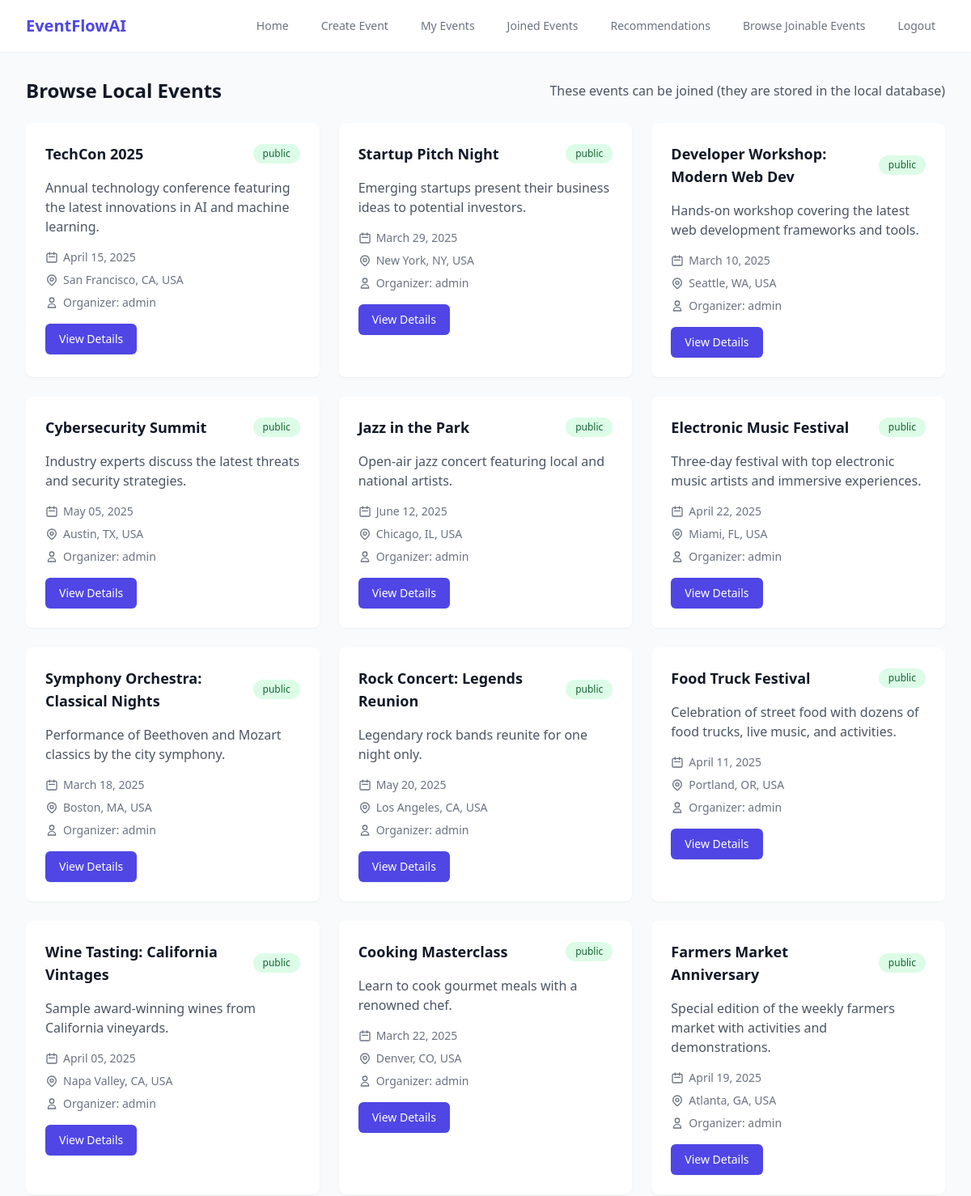
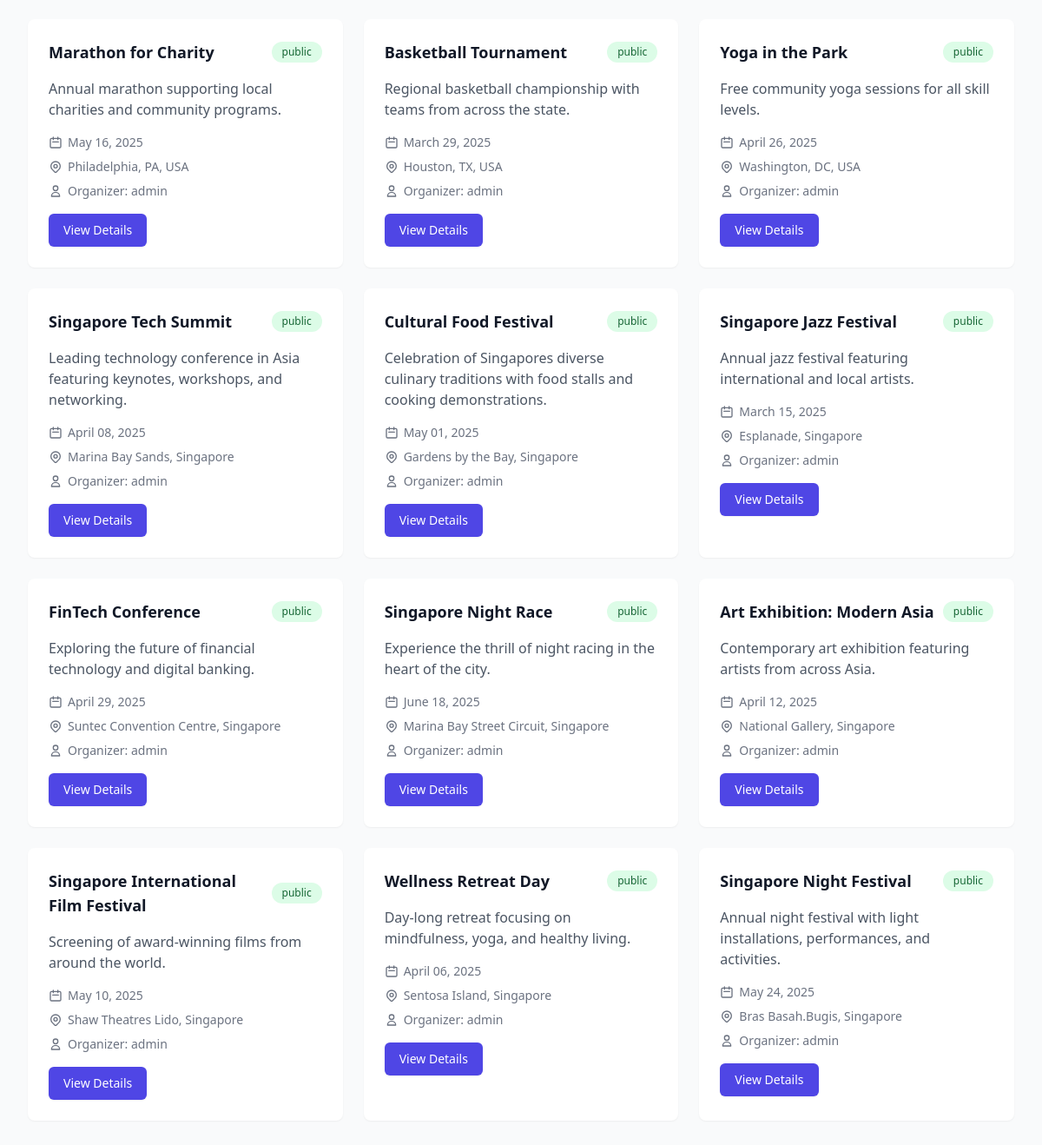
Screenshot of /browse_local_events (signed in) with the database file from the repository (2 pictures, top to bottom).
### app.py (models this page shows, shortened)
class Event(db.Model):
    id = db.Column(db.Integer, primary_key=True)
    title = db.Column(db.String(100), nullable=False)
    description = db.Column(db.Text, nullable=True)
    location = db.Column(db.String(100), nullable=False)  # Added location field
    date = db.Column(db.DateTime, nullable=False)
    privacy = db.Column(db.String(20), nullable=False)
    organizer_id = db.Column(db.Integer, db.ForeignKey('user.id'), nullable=False)
    event_popularity = db.Column(db.Float, default=0.5)
    attendees = db.relationship('EventAttendee', backref='event', lazy=True)

class User(UserMixin, db.Model):
    id = db.Column(db.Integer, primary_key=True)
    username = db.Column(db.String(80), unique=True, nullable=False)
    email = db.Column(db.String(120), unique=True, nullable=False)
    password_hash = db.Column(db.String(128))
    events = db.relationship('Event', backref='organizer', lazy=True)
    birthyear = db.Column(db.Integer)
    gender = db.Column(db.String(10))
    locale = db.Column(db.String(10))
    location = db.Column(db.String(100))
    timezone = db.Column(db.Integer)
    joinedAt = db.Column(db.DateTime, default=datetime.utcnow)
    interests = db.relationship('UserInterests', backref='user', lazy=True)
    joined_events = db.relationship('EventAttendee', backref='user', lazy=True)

### app.py (the view)
@app.route('/browse_local_events')
@login_required
def browse_local_events():
    all_events = Event.query.filter_by(privacy='public').all()
    return render_template('browse_local_events.html', events=all_events)

### app.py (called while the page is built)
@login_manager.user_loader
def load_user(user_id):
    return db.session.get(User, int(user_id))

### templates/browse_local_events.html (shortened to what this page needs)
{% extends 'base.html' %}
{% block content %}
<div class="max-w-7xl mx-auto">
  <div class="flex justify-between items-center mb-6">
    <h1 class="text-2xl font-bold text-gray-900">Browse Local Events</h1>
    <p class="text-gray-600">These events can be joined (they are stored in the local database)</p>
  </div>
  {% if events %}
    <div class="grid grid-cols-1 md:grid-cols-2 lg:grid-cols-3 gap-6">
      {% for event in events %}
        <div class="bg-white rounded-lg shadow-sm hover:shadow-md transition-shadow duration-200">
          <div class="p-6">
            <div class="flex items-center justify-between mb-4">
              <h3 class="text-lg font-semibold text-gray-900">{{ event.title }}</h3>
              <span class="px-3 py-1 text-xs font-medium rounded-full
                  {% if event.privacy == 'public' %}
                      bg-green-100 text-green-800
                  {% else %}
                      bg-yellow-100 text-yellow-800
                  {% endif %}">
                  {{ event.privacy }}
              </span>
            </div>
            <p class="text-gray-600 mb-4 line-clamp-3">{{ event.description }}</p>
            <div class="grid grid-cols-1 gap-2 text-sm text-gray-500 mb-4">
              <div class="flex items-center">
                <svg class="mr-1.5 h-4 w-4" fill="none" stroke="currentColor" viewBox="0 0 24 24">
                    <path stroke-linecap="round" stroke-linejoin="round" stroke-width="2"
                        d="M8 7V3m8 4V3m-9 8h10M5 21h14a2 2 0 002-2V7a2 2 0 00-2-2H5a2 2 0 00-2 2v12a2 2 0 002 2z"/>
                </svg>
                {{ event.date.strftime('%B %d, %Y') }}
              </div>
              <div class="flex items-center">
                {{ event.location }}
              </div>
              <div class="flex items-center">
                <svg class="mr-1.5 h-4 w-4" fill="none" stroke="currentColor" viewBox="0 0 24 24">
                    <path stroke-linecap="round" stroke-linejoin="round" stroke-width="2"
                        d="M16 7a4 4 0 11-8 0 4 4 0 018 0zM12 14a7 7 0 00-7 7h14a7 7 0 00-7-7z"/>
                </svg>
                Organizer: {{ event.organizer.username }}
              </div>
            </div>
            <a href="{{ url_for('event_details', event_id=event.id) }}"
               class="inline-flex items-center px-4 py-2 border border-transparent rounded-md shadow-sm text-sm font-medium text-white bg-indigo-600 hover:bg-indigo-700 focus:outline-none focus:ring-2 focus:ring-offset-2 focus:ring-indigo-500">
                View Details
            </a>
          </div>
        </div>
      {% endfor %}
    </div>
  {% endif %}
</div>
{% endblock %}

### templates/base.html (shortened to what this page needs)
<!DOCTYPE html>
<html lang="en">
<head>
    <script src="https://cdn.tailwindcss.com"></script>
</head>
<body class="bg-gray-50">
    <nav class="bg-white shadow-sm">
        <div class="max-w-7xl mx-auto px-4 sm:px-6 lg:px-8">
            <div class="flex justify-between h-16">
                <div class="flex items-center">
                    <a href="{{ url_for('index') }}" class="text-xl font-bold text-indigo-600">
                        EventFlowAI
                    </a>
                </div>
                <div class="hidden sm:flex sm:items-center sm:ml-6">
                    <div class="flex space-x-4">
                        {% if current_user.is_authenticated %}
                        <a href="{{ url_for('home') }}" class="text-gray-500 hover:text-indigo-600 px-3 py-2 rounded-md text-sm font-medium">Home</a>
                        <a href="{{ url_for('create_event') }}" class="text-gray-500 hover:text-indigo-600 px-3 py-2 rounded-md text-sm font-medium">Create Event</a>
                        <a href="{{ url_for('my_events') }}" class="text-gray-500 hover:text-indigo-600 px-3 py-2 rounded-md text-sm font-medium">My Events</a>
                        <a href="{{ url_for('joined_events') }}" class="text-gray-500 hover:text-indigo-600 px-3 py-2 rounded-md text-sm font-medium">Joined Events</a>
                        <a href="{{ url_for('recommendations') }}" class="text-gray-500 hover:text-indigo-600 px-3 py-2 rounded-md text-sm font-medium">Recommendations</a>
                        <a href="{{ url_for('browse_local_events') }}" class="text-gray-500 hover:text-indigo-600 px-3 py-2 rounded-md text-sm font-medium">Browse Joinable Events</a>
                        <a href="{{ url_for('logout') }}" class="text-gray-500 hover:text-indigo-600 px-3 py-2 rounded-md text-sm font-medium">Logout</a>
                        {% else %}
                        <a href="{{ url_for('login') }}" class="bg-indigo-600 text-white hover:bg-indigo-700 px-4 py-2 rounded-md text-sm font-medium">Login</a>
                        <a href="{{ url_for('register') }}" class="text-indigo-600 hover:text-indigo-700 px-4 py-2 rounded-md text-sm font-medium border border-indigo-600">Register</a>
                        {% endif %}
                    </div>
                </div>
            </div>
        </div>
    </nav>
    <main class="max-w-7xl mx-auto px-4 sm:px-6 lg:px-8 py-8">
        {% block content %}{% endblock %}
    </main>
</body>
</html>

### rows the page displays
Event: title "TechCon 2025", privacy "public", description "Annual technology conference featuring the latest innovations in AI and machine learning.", date "April 15, 2025", location "San Francisco, CA, USA", organizer.username "admin"
Event: title "Startup Pitch Night", privacy "public", description "Emerging startups present their business ideas to potential investors.", date "March 29, 2025", location "New York, NY, USA", organizer.username "admin"
Event: title "Developer Workshop: Modern Web Dev", privacy "public", description "Hands-on workshop covering the latest web development frameworks and tools.", date "March 10, 2025", location "Seattle, WA, USA", organizer.username "admin"
Event: title "Cybersecurity Summit", privacy "public", description "Industry experts discuss the latest threats and security strategies.", date "May 05, 2025", location "Austin, TX, USA", organizer.username "admin"
Event: title "Jazz in the Park", privacy "public", description "Open-air jazz concert featuring local and national artists.", date "June 12, 2025", location "Chicago, IL, USA", organizer.username "admin"
Event: title "Electronic Music Festival", privacy "public", description "Three-day festival with top electronic music artists and immersive experiences.", date "April 22, 2025", location "Miami, FL, USA", organizer.username "admin"
Event: title "Symphony Orchestra: Classical Nights", privacy "public", description "Performance of Beethoven and Mozart classics by the city symphony.", date "March 18, 2025", location "Boston, MA, USA", organizer.username "admin"
Event: title "Rock Concert: Legends Reunion", privacy "public", description "Legendary rock bands reunite for one night only.", date "May 20, 2025", location "Los Angeles, CA, USA", organizer.username "admin"
Event: title "Food Truck Festival", privacy "public", description "Celebration of street food with dozens of food trucks, live music, and activities.", date "April 11, 2025", location "Portland, OR, USA", organizer.username "admin"
Event: title "Wine Tasting: California Vintages", privacy "public", description "Sample award-winning wines from California vineyards.", date "April 05, 2025", location "Napa Valley, CA, USA", organizer.username "admin"
Event: title "Cooking Masterclass", privacy "public", description "Learn to cook gourmet meals with a renowned chef.", date "March 22, 2025", location "Denver, CO, USA", organizer.username "admin"
Event: title "Farmers Market Anniversary", privacy "public", description "Special edition of the weekly farmers market with activities and demonstrations.", date "April 19, 2025", location "Atlanta, GA, USA", organizer.username "admin"
Event: title "Marathon for Charity", privacy "public", description "Annual marathon supporting local charities and community programs.", date "May 16, 2025", location "Philadelphia, PA, USA", organizer.username "admin"
Event: title "Basketball Tournament", privacy "public", description "Regional basketball championship with teams from across the state.", date "March 29, 2025", location "Houston, TX, USA", organizer.username "admin"
Event: title "Yoga in the Park", privacy "public", description "Free community yoga sessions for all skill levels.", date "April 26, 2025", location "Washington, DC, USA", organizer.username "admin"
Event: title "Singapore Tech Summit", privacy "public", description "Leading technology conference in Asia featuring keynotes, workshops, and networking.", date "April 08, 2025", location "Marina Bay Sands, Singapore", organizer.username "admin"
Event: title "Cultural Food Festival", privacy "public", description "Celebration of Singapores diverse culinary traditions with food stalls and cooking demonstrations.", date "May 01, 2025", location "Gardens by the Bay, Singapore", organizer.username "admin"
Event: title "Singapore Jazz Festival", privacy "public", description "Annual jazz festival featuring international and local artists.", date "March 15, 2025", location "Esplanade, Singapore", organizer.username "admin"
Event: title "FinTech Conference", privacy "public", description "Exploring the future of financial technology and digital banking.", date "April 29, 2025", location "Suntec Convention Centre, Singapore", organizer.username "admin"
Event: title "Singapore Night Race", privacy "public", description "Experience the thrill of night racing in the heart of the city.", date "June 18, 2025", location "Marina Bay Street Circuit, Singapore", organizer.username "admin"
Event: title "Art Exhibition: Modern Asia", privacy "public", description "Contemporary art exhibition featuring artists from across Asia.", date "April 12, 2025", location "National Gallery, Singapore", organizer.username "admin"
Event: title "Singapore International Film Festival", privacy "public", description "Screening of award-winning films from around the world.", date "May 10, 2025", location "Shaw Theatres Lido, Singapore", organizer.username "admin"
Event: title "Wellness Retreat Day", privacy "public", description "Day-long retreat focusing on mindfulness, yoga, and healthy living.", date "April 06, 2025", location "Sentosa Island, Singapore", organizer.username "admin"
Event: title "Singapore Night Festival", privacy "public", description "Annual night festival with light installations, performances, and activities.", date "May 24, 2025", location "Bras Basah.Bugis, Singapore", organizer.username "admin"
